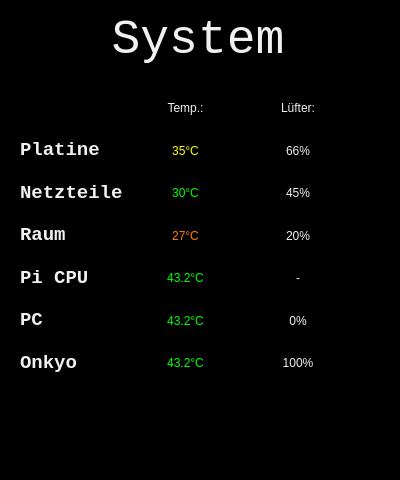
<?xml version="1.0" encoding="UTF-8"?>
<ui version="4.0">
 <class>einstellung</class>
 <widget class="QDialog" name="einstellung">
  <property name="geometry">
   <rect>
    <x>0</x>
    <y>0</y>
    <width>400</width>
    <height>480</height>
   </rect>
  </property>
  <property name="sizePolicy">
   <sizepolicy hsizetype="Fixed" vsizetype="Fixed">
    <horstretch>0</horstretch>
    <verstretch>0</verstretch>
   </sizepolicy>
  </property>
  <property name="maximumSize">
   <size>
    <width>800</width>
    <height>480</height>
   </size>
  </property>
  <property name="windowTitle">
   <string>Dialog</string>
  </property>
  <property name="styleSheet">
   <string notr="true">background-color: rgb(0, 0, 0);
font: &quot;Courier New&quot;;</string>
  </property>
  <widget class="QLabel" name="label">
   <property name="geometry">
    <rect>
     <x>0</x>
     <y>15</y>
     <width>396</width>
     <height>50</height>
    </rect>
   </property>
   <property name="font">
    <font>
     <family>Courier New</family>
     <pointsize>36</pointsize>
     <weight>50</weight>
     <italic>false</italic>
     <bold>false</bold>
    </font>
   </property>
   <property name="styleSheet">
    <string notr="true">font: 36pt &quot;Courier New&quot;;
color: rgb(240, 240, 240);</string>
   </property>
   <property name="text">
    <string>System</string>
   </property>
   <property name="alignment">
    <set>Qt::AlignCenter</set>
   </property>
  </widget>
  <widget class="QWidget" name="gridLayoutWidget">
   <property name="geometry">
    <rect>
     <x>20</x>
     <y>90</y>
     <width>331</width>
     <height>291</height>
    </rect>
   </property>
   <layout class="QGridLayout" name="gridLayout">
    <item row="1" column="2">
     <widget class="QLabel" name="label_2">
      <property name="styleSheet">
       <string notr="true">font: 14pt &quot;Courier New&quot;;
color: rgb(240, 240, 240);</string>
      </property>
      <property name="text">
       <string>Lüfter:</string>
      </property>
      <property name="alignment">
       <set>Qt::AlignCenter</set>
      </property>
     </widget>
    </item>
    <item row="4" column="0">
     <widget class="QLabel" name="label_5">
      <property name="font">
       <font>
        <family>Courier New</family>
        <pointsize>14</pointsize>
        <weight>50</weight>
        <italic>false</italic>
        <bold>false</bold>
       </font>
      </property>
      <property name="styleSheet">
       <string notr="true">font: 14pt &quot;Courier New&quot;;
color: rgb(240, 240, 240);</string>
      </property>
      <property name="text">
       <string>&lt;html&gt;&lt;head/&gt;&lt;body&gt;&lt;p&gt;&lt;span style=&quot; font-weight:600;&quot;&gt;Raum&lt;/span&gt;&lt;/p&gt;&lt;/body&gt;&lt;/html&gt;</string>
      </property>
     </widget>
    </item>
    <item row="3" column="2">
     <widget class="QLabel" name="label_fan_netz">
      <property name="styleSheet">
       <string notr="true">font: 14pt &quot;Courier New&quot;;
color: rgb(240, 240, 240);</string>
      </property>
      <property name="text">
       <string>45%</string>
      </property>
      <property name="alignment">
       <set>Qt::AlignCenter</set>
      </property>
     </widget>
    </item>
    <item row="1" column="1">
     <widget class="QLabel" name="label_9">
      <property name="styleSheet">
       <string notr="true">font: 14pt &quot;Courier New&quot;;
color: rgb(240, 240, 240);</string>
      </property>
      <property name="text">
       <string>Temp.:</string>
      </property>
      <property name="alignment">
       <set>Qt::AlignCenter</set>
      </property>
     </widget>
    </item>
    <item row="4" column="2">
     <widget class="QLabel" name="label_fan_raum">
      <property name="styleSheet">
       <string notr="true">font: 14pt &quot;Courier New&quot;;
color: rgb(240, 240, 240);</string>
      </property>
      <property name="text">
       <string>20%</string>
      </property>
      <property name="alignment">
       <set>Qt::AlignCenter</set>
      </property>
     </widget>
    </item>
    <item row="2" column="0">
     <widget class="QLabel" name="label_3">
      <property name="font">
       <font>
        <family>Courier New</family>
        <pointsize>14</pointsize>
        <weight>50</weight>
        <italic>false</italic>
        <bold>false</bold>
       </font>
      </property>
      <property name="styleSheet">
       <string notr="true">font: 14pt &quot;Courier New&quot;;
color: rgb(240, 240, 240);</string>
      </property>
      <property name="text">
       <string>&lt;html&gt;&lt;head/&gt;&lt;body&gt;&lt;p&gt;&lt;span style=&quot; font-weight:600;&quot;&gt;Platine&lt;/span&gt;&lt;/p&gt;&lt;/body&gt;&lt;/html&gt;</string>
      </property>
     </widget>
    </item>
    <item row="2" column="2">
     <widget class="QLabel" name="label_fan_plat">
      <property name="styleSheet">
       <string notr="true">font: 14pt &quot;Courier New&quot;;
color: rgb(240, 240, 240);</string>
      </property>
      <property name="text">
       <string>66%</string>
      </property>
      <property name="alignment">
       <set>Qt::AlignCenter</set>
      </property>
     </widget>
    </item>
    <item row="2" column="1">
     <widget class="QLabel" name="label_temp_plat">
      <property name="styleSheet">
       <string notr="true">font: 14pt &quot;Courier New&quot;;
color:rgb(255,255,0);</string>
      </property>
      <property name="text">
       <string>35°C</string>
      </property>
      <property name="alignment">
       <set>Qt::AlignCenter</set>
      </property>
     </widget>
    </item>
    <item row="3" column="0">
     <widget class="QLabel" name="label_4">
      <property name="font">
       <font>
        <family>Courier New</family>
        <pointsize>14</pointsize>
        <weight>50</weight>
        <italic>false</italic>
        <bold>false</bold>
       </font>
      </property>
      <property name="styleSheet">
       <string notr="true">font: 14pt &quot;Courier New&quot;;
color: rgb(240, 240, 240);</string>
      </property>
      <property name="text">
       <string>&lt;html&gt;&lt;head/&gt;&lt;body&gt;&lt;p&gt;&lt;span style=&quot; font-weight:600;&quot;&gt;Netzteile&lt;/span&gt;&lt;/p&gt;&lt;/body&gt;&lt;/html&gt;</string>
      </property>
     </widget>
    </item>
    <item row="4" column="1">
     <widget class="QLabel" name="label_temp_raum">
      <property name="styleSheet">
       <string notr="true">font: 14pt &quot;Courier New&quot;;
color:rgb(255,127,0);</string>
      </property>
      <property name="text">
       <string>27°C</string>
      </property>
      <property name="alignment">
       <set>Qt::AlignCenter</set>
      </property>
     </widget>
    </item>
    <item row="3" column="1">
     <widget class="QLabel" name="label_temp_netz">
      <property name="styleSheet">
       <string notr="true">font: 14pt &quot;Courier New&quot;;
color:rgb(0,255,0);</string>
      </property>
      <property name="text">
       <string>30°C</string>
      </property>
      <property name="alignment">
       <set>Qt::AlignCenter</set>
      </property>
     </widget>
    </item>
    <item row="5" column="0">
     <widget class="QLabel" name="label_13">
      <property name="font">
       <font>
        <family>Courier New</family>
        <pointsize>14</pointsize>
        <weight>50</weight>
        <italic>false</italic>
        <bold>false</bold>
       </font>
      </property>
      <property name="styleSheet">
       <string notr="true">font: 14pt &quot;Courier New&quot;;
color: rgb(240, 240, 240);</string>
      </property>
      <property name="text">
       <string>&lt;html&gt;&lt;head/&gt;&lt;body&gt;&lt;p&gt;&lt;span style=&quot; font-weight:600;&quot;&gt;Pi CPU&lt;/span&gt;&lt;/p&gt;&lt;/body&gt;&lt;/html&gt;</string>
      </property>
     </widget>
    </item>
    <item row="5" column="1">
     <widget class="QLabel" name="label_temp_pi">
      <property name="styleSheet">
       <string notr="true">font: 14pt &quot;Courier New&quot;;
color:rgb(0,255,0);</string>
      </property>
      <property name="text">
       <string>43.2°C</string>
      </property>
      <property name="alignment">
       <set>Qt::AlignCenter</set>
      </property>
     </widget>
    </item>
    <item row="5" column="2">
     <widget class="QLabel" name="label_15">
      <property name="styleSheet">
       <string notr="true">font: 14pt &quot;Courier New&quot;;
color: rgb(240, 240, 240);</string>
      </property>
      <property name="text">
       <string>-</string>
      </property>
      <property name="alignment">
       <set>Qt::AlignCenter</set>
      </property>
     </widget>
    </item>
    <item row="6" column="0">
     <widget class="QLabel" name="label_6">
      <property name="font">
       <font>
        <family>Courier New</family>
        <pointsize>14</pointsize>
        <weight>50</weight>
        <italic>false</italic>
        <bold>false</bold>
       </font>
      </property>
      <property name="styleSheet">
       <string notr="true">font: 14pt &quot;Courier New&quot;;
color: rgb(240, 240, 240);</string>
      </property>
      <property name="text">
       <string>&lt;html&gt;&lt;head/&gt;&lt;body&gt;&lt;p&gt;&lt;span style=&quot; font-weight:600;&quot;&gt;PC&lt;/span&gt;&lt;/p&gt;&lt;/body&gt;&lt;/html&gt;</string>
      </property>
     </widget>
    </item>
    <item row="6" column="2">
     <widget class="QLabel" name="label_fan_pc">
      <property name="styleSheet">
       <string notr="true">font: 14pt &quot;Courier New&quot;;
color: rgb(240, 240, 240);</string>
      </property>
      <property name="text">
       <string>0%</string>
      </property>
      <property name="alignment">
       <set>Qt::AlignCenter</set>
      </property>
     </widget>
    </item>
    <item row="6" column="1">
     <widget class="QLabel" name="label_temp_pc">
      <property name="styleSheet">
       <string notr="true">font: 14pt &quot;Courier New&quot;;
color:rgb(0,255,0);</string>
      </property>
      <property name="text">
       <string>43.2°C</string>
      </property>
      <property name="alignment">
       <set>Qt::AlignCenter</set>
      </property>
     </widget>
    </item>
    <item row="7" column="0">
     <widget class="QLabel" name="label_7">
      <property name="font">
       <font>
        <family>Courier New</family>
        <pointsize>14</pointsize>
        <weight>50</weight>
        <italic>false</italic>
        <bold>false</bold>
       </font>
      </property>
      <property name="styleSheet">
       <string notr="true">font: 14pt &quot;Courier New&quot;;
color: rgb(240, 240, 240);</string>
      </property>
      <property name="text">
       <string>&lt;html&gt;&lt;head/&gt;&lt;body&gt;&lt;p&gt;&lt;span style=&quot; font-weight:600;&quot;&gt;Onkyo&lt;/span&gt;&lt;/p&gt;&lt;/body&gt;&lt;/html&gt;</string>
      </property>
     </widget>
    </item>
    <item row="7" column="1">
     <widget class="QLabel" name="label_temp_onkyo">
      <property name="styleSheet">
       <string notr="true">font: 14pt &quot;Courier New&quot;;
color:rgb(0,255,0);</string>
      </property>
      <property name="text">
       <string>43.2°C</string>
      </property>
      <property name="alignment">
       <set>Qt::AlignCenter</set>
      </property>
     </widget>
    </item>
    <item row="7" column="2">
     <widget class="QLabel" name="label_fan_onkyo">
      <property name="styleSheet">
       <string notr="true">font: 14pt &quot;Courier New&quot;;
color: rgb(240, 240, 240);</string>
      </property>
      <property name="text">
       <string>100%</string>
      </property>
      <property name="alignment">
       <set>Qt::AlignCenter</set>
      </property>
     </widget>
    </item>
   </layout>
  </widget>
  <widget class="QPushButton" name="pushButton_back">
   <property name="geometry">
    <rect>
     <x>320</x>
     <y>400</y>
     <width>71</width>
     <height>70</height>
    </rect>
   </property>
   <property name="text">
    <string/>
   </property>
   <property name="icon">
    <iconset resource="bilder.qrc">
     <normaloff>:/bilder/Icons/arrow_left_icon.png</normaloff>:/bilder/Icons/arrow_left_icon.png</iconset>
   </property>
   <property name="iconSize">
    <size>
     <width>50</width>
     <height>50</height>
    </size>
   </property>
   <property name="flat">
    <bool>true</bool>
   </property>
  </widget>
  <widget class="QPushButton" name="pushButton_Off">
   <property name="geometry">
    <rect>
     <x>10</x>
     <y>400</y>
     <width>70</width>
     <height>70</height>
    </rect>
   </property>
   <property name="text">
    <string/>
   </property>
   <property name="icon">
    <iconset resource="bilder.qrc">
     <normaloff>:/bilder/Icons/shutdown-icon.png</normaloff>:/bilder/Icons/shutdown-icon.png</iconset>
   </property>
   <property name="iconSize">
    <size>
     <width>70</width>
     <height>70</height>
    </size>
   </property>
   <property name="flat">
    <bool>true</bool>
   </property>
  </widget>
 </widget>
 <resources>
  <include location="bilder.qrc"/>
 </resources>
 <connections/>
</ui>
